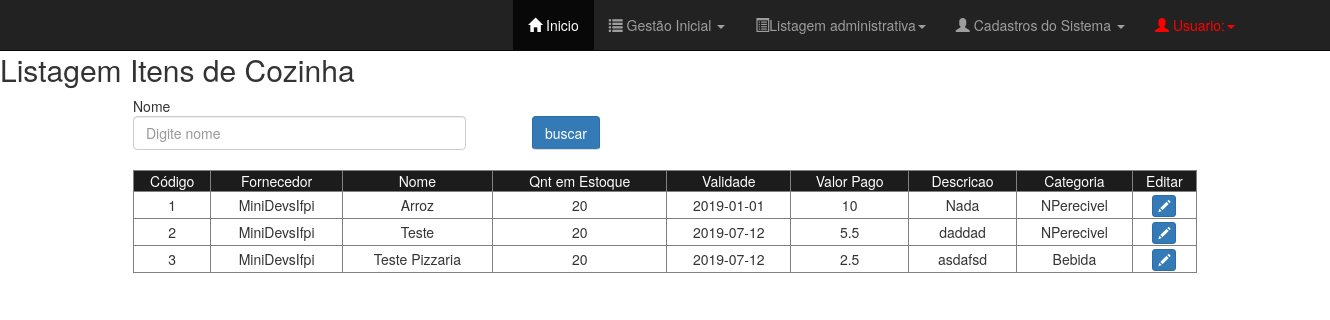
Page /Views/TelaListagemItensCozinha.php on the earlier database version.
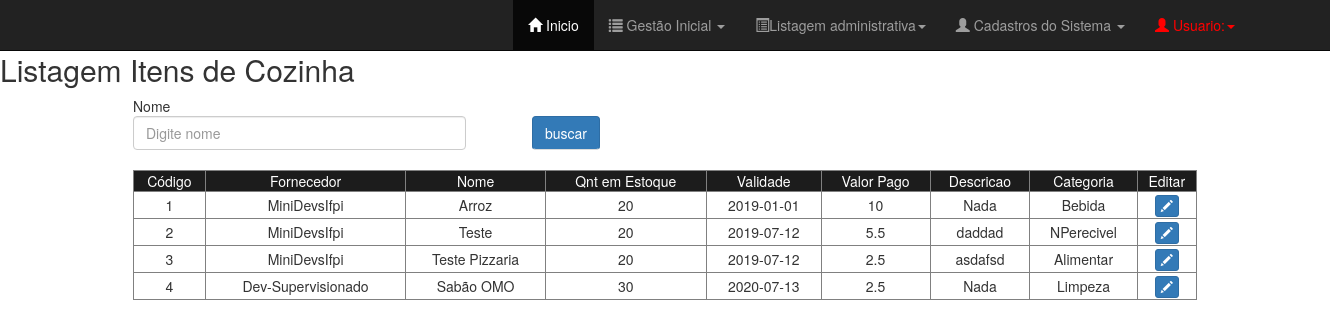
Same page on the later database version.
### tables this page shows
CREATE TABLE `tab_itenscozinha` (
  `cod_itenscozinha` int(11) NOT NULL,
  `cod_fornecedor` int(11) DEFAULT NULL,
  `nome_item` varchar(50) DEFAULT NULL,
  `quantidade` int(11) DEFAULT NULL,
  `validade` date DEFAULT NULL,
  `valor_item` double DEFAULT NULL,
  `descricao_item` varchar(60) DEFAULT NULL,
  `categoria` varchar(40) DEFAULT NULL
);

CREATE TABLE `tab_fornecedor` (
  `cod_fornecedor` int(11) NOT NULL,
  `nome_fornecedor` varchar(50) DEFAULT NULL,
  `razao_social` varchar(50) DEFAULT NULL,
  `cnpj_fornecedor` varchar(14) DEFAULT NULL,
  `email` varchar(50) DEFAULT NULL,
  `telefone` varchar(11) DEFAULT NULL,
  `bairro_fornecedor` varchar(50) DEFAULT NULL,
  `rua_fornecedor` varchar(50) DEFAULT NULL,
  `numero` int(11) DEFAULT NULL
);

### Views/TelaListagemItensCozinha.php (the view, shortened to what this page needs)
<?php
	$c = new conectar();
    $conexao = $c->conexao();
    $sql =  "SELECT ite.cod_itenscozinha, fornec.nome_fornecedor, ite.nome_item, ite.quantidade, ite.validade, ite.valor_item, ite.descricao_item, ite.categoria FROM tab_itenscozinha ite JOIN tab_fornecedor fornec ON ite.cod_fornecedor = fornec.cod_fornecedor";
    $result = mysqli_query($conexao, $sql);
?>
<!DOCTYPE html>
<html>
<head>
	<?php require_once "TelaMenu.php" ?>
	<link rel="stylesheet" type="text/css" href="../css/listagem_geral.css">
	<link rel="stylesheet" type="text/css" href="../css/estiloModal.css">
	<link rel="stylesheet" type="text/css" href="../../lib/bootstrap/css/bootstrap.css">
</head>
<body>
	<div class="principal">
		<div id="cabecalho_pesquisa">
		<h2>Listagem Itens de Cozinha</h2>
				<div id="pesquisa">
					<form id="frmpesquisa" action="listagem/listagemItemCozinha.esp.php" method="POST">
						<span id="de">Nome</span>
						<input type="text" class="form-control" id="busca_nome_item" name="busca_nome_item" placeholder="Digite nome" required></input>
						<button type="submit" class="btn btn-primary" id="btnPesquisaData">buscar</button>
					</form>
				</div>
	    </div>
				<div id="mostrapedidos">
					<table border="1" class="" id="tabeladepedidos">
						<tr id="topo_tabela">
							<td>Código</td>
							<td>Fornecedor</td>
							<td>Nome</td>
							<td>Qnt em Estoque</td>
							<td>Validade</td>
							<td>Valor Pago</td>
							<td>Descricao</td>
							<td>Categoria</td>
							<td>Editar</td>
						</tr>
						<?php while($mostrar = mysqli_fetch_row($result)): ?>
						<tr id="corpo_tabela">
							<td><?php echo $mostrar[0]; ?></td>
							<td><?php echo $mostrar[1]; ?></td>
							<td><?php echo $mostrar[2]; ?></td>
							<td><?php echo $mostrar[3]; ?></td>
							<td><?php echo $mostrar[4]; ?></td>
							<td><?php echo $mostrar[5]; ?></td>
							<td><?php echo $mostrar[6]; ?></td>
							<td><?php echo $mostrar[7]; ?></td>
							<td>
								<span  data-toggle="modal" data-target="#abremodalUpdateItemEsp" class="btn btn-primary btn-xs" onclick="obterItemCozinha('<?php echo $mostrar[0] ?>')">
									<span class="glyphicon glyphicon-pencil"></span>
								</span>
							</td>
						</tr>
			<?php endWhile; ?>
					</table>
				</div>
		</div>
</body>
</html>

Differences in the rows shown:
changed tab_itenscozinha "Arroz": categoria "NPerecivel" → "Bebida"
changed tab_itenscozinha "Teste Pizzaria": categoria "Bebida" → "Alimentar"
added tab_itenscozinha: cod_itenscozinha "4", cod_fornecedor.nome_fornecedor "Dev-Supervisionado", nome_item "Sabão OMO", quantidade "30", validade "2020-07-13", valor_item "2.5", descricao_item "Nada", categoria "Limpeza"
